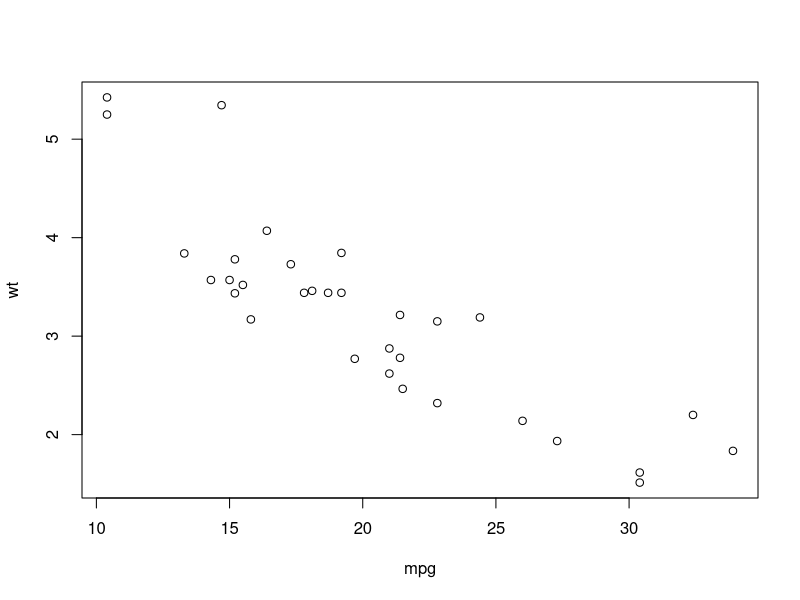
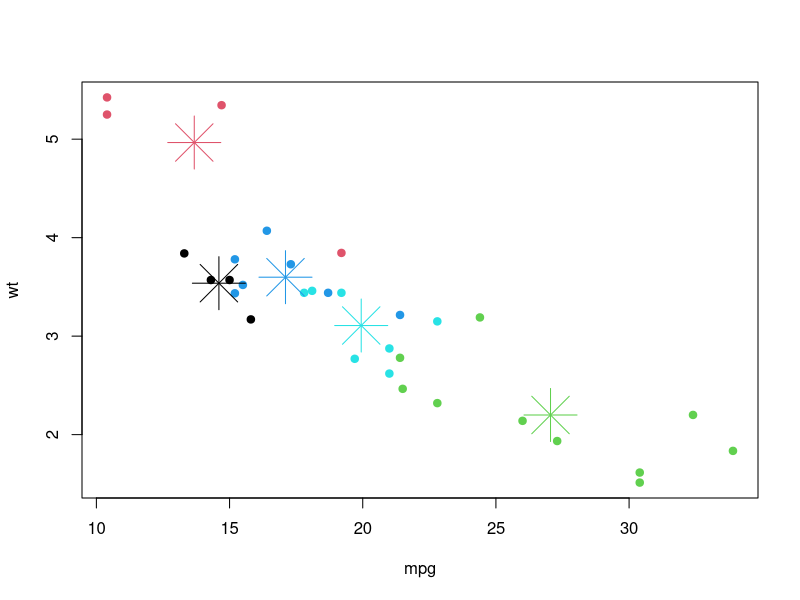
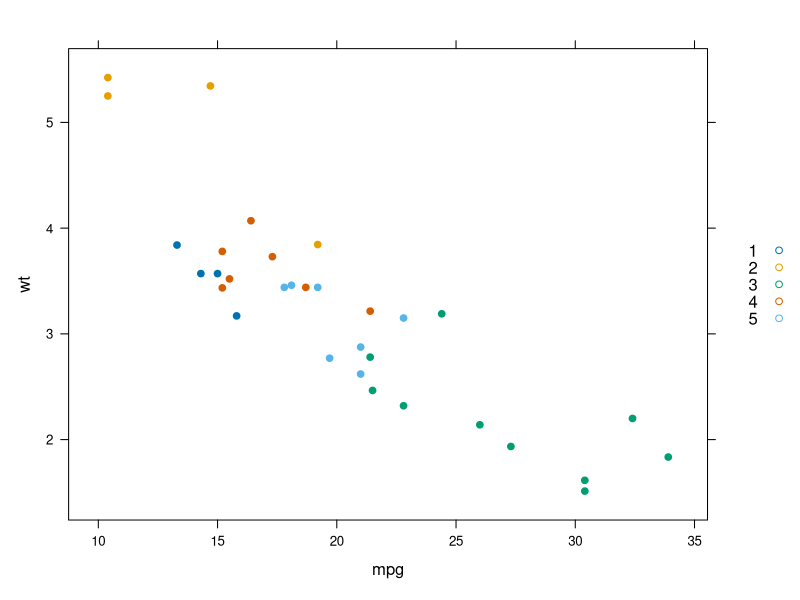
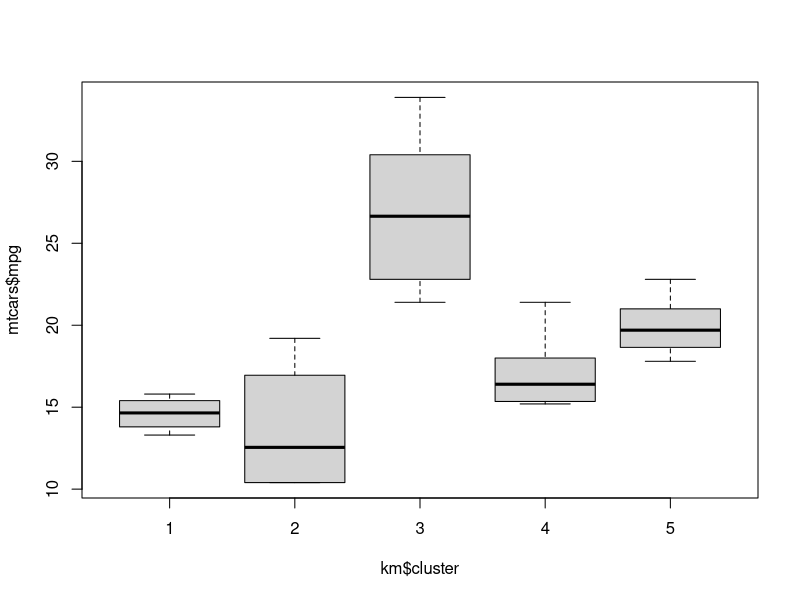
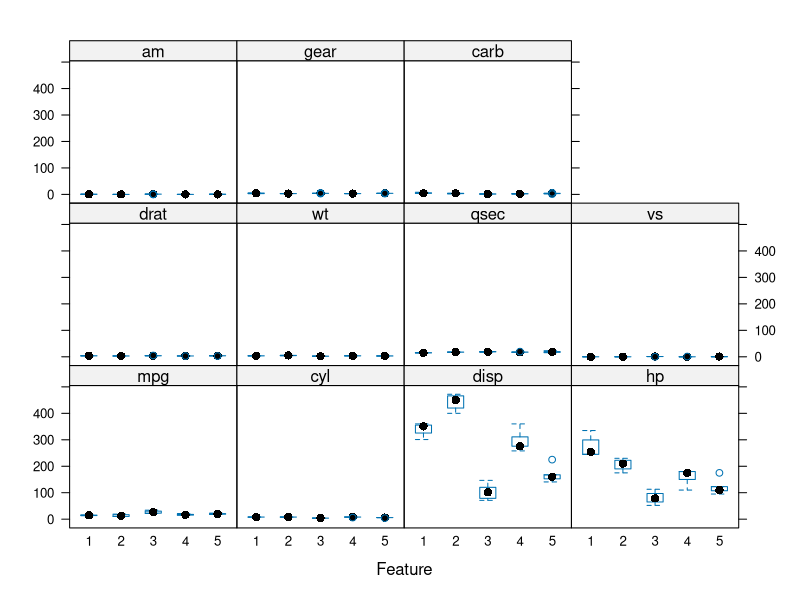
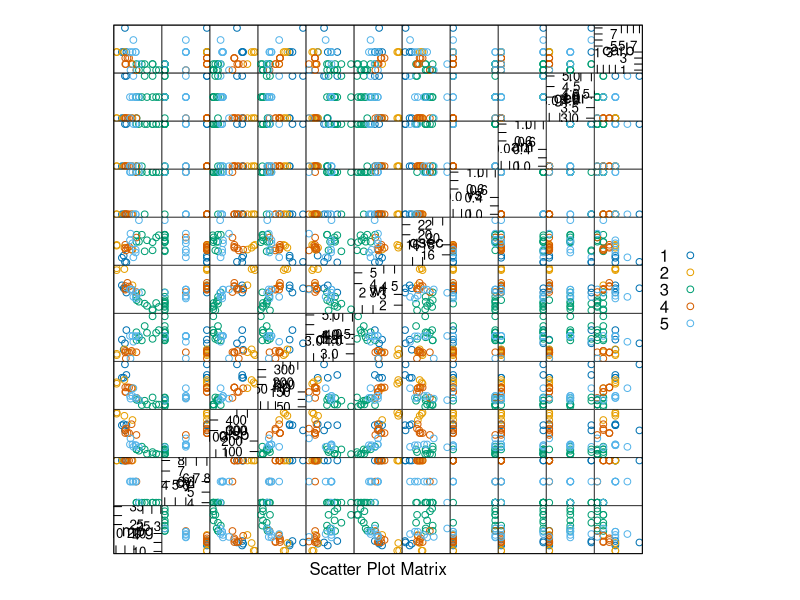

Generate these figures, in order, with R:
mtcars


dim(mtcars)


#kmeans --> aprendizaje no supuervisado, clustering

set.seed(123)

km = kmeans(mtcars, 5)

names(km)

km$size # --> cantidad de rregistros por grupo

km$cluster

nueva = data.frame(mtcars, km$cluster)

write.table(nueva, 'autos.csv', sep = ',')

km$centers #--> centroides, hay un centroide por grupo y se usa para explicar los grupos


attach(mtcars) #para no especificar en los graficos que se usa la base seleccionada, no se actualiza instantaneamente, hay que attachar las ultimas version

plot(mpg, wt)

#filtar elementos grupo 1


names(km)
km$cluster
mtcars[km$cluster ==1,]

#centroide del grupo 1


km$centers #categorizacion base
apply(mtcars[km$cluster ==1, ], 2, mean) #centroide de cada variable

plot(mpg, wt, pch = 19, col = km$cluster)


points(km$centers[,c("mpg","wt")],pch=8,cex=5,col=1:5)

library(caret)
xyplot(wt~mpg,mtcars,groups=km$cluster,auto.key=T,pch=19)

boxplot(mtcars$mpg~km$cluster) #ayuda a caracterizar a los clsuters

featurePlot(mtcars,y=as.factor(km$cluster),plot="boxplot",auto.key=TRUE) #convine normalizar para ver mejor

featurePlot(mtcars,y=as.factor(km$cluster),plot="pairs",auto.key=TRUE)

